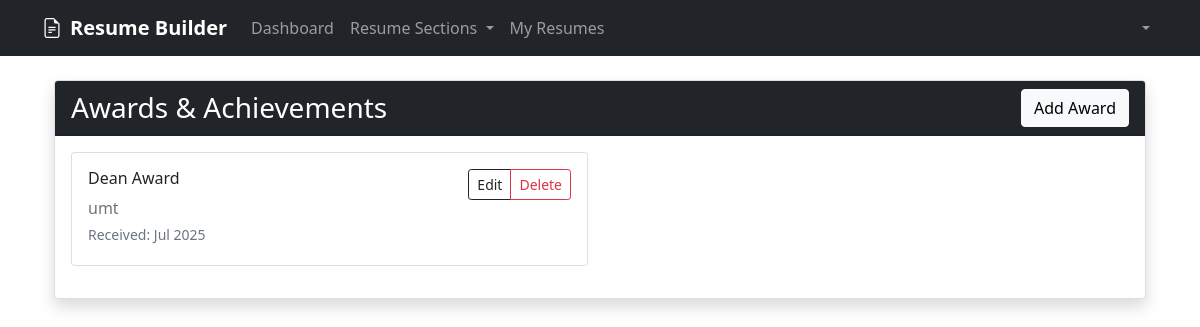
/dashboard/awards/ (signed in), run on the app's committed database.
### resume_builder/models.py (models this page shows, shortened)
class Award(models.Model):
    user = models.ForeignKey(User, on_delete=models.CASCADE)
    title = models.CharField(max_length=200)
    issuing_organization = models.CharField(max_length=200)
    date_received = models.DateField()
    description = models.TextField(blank=True)
    created_at = models.DateTimeField(auto_now_add=True)
    updated_at = models.DateTimeField(auto_now=True)

### resume_builder/views.py (the view)
# urls.py: path('awards/', views.award_list, name='award_list'),
@login_required
def award_list(request):
    check = require_resume(request)
    if check: return check
    awards = Award.objects.filter(user=request.user).order_by('-date_received')
    return render(request, 'resume_builder/award_list.html', {'awards': awards})

### resume_builder/views.py (called while the page is built)
def require_resume(request):
    if not Resume.objects.filter(user=request.user).exists():
        messages.warning(request, 'You must create a resume before adding other information.')
        return redirect('resume_template_select')
    return None

### templates/resume_builder/award_list.html (shortened to what this page needs)
{% extends 'base.html' %}
{% block content %}
<div class="container mt-4">
    <div class="row">
        <div class="col-12">
            <div class="card shadow">
                <div class="card-header bg-dark text-white d-flex justify-content-between align-items-center">
                    <h3 class="mb-0">Awards & Achievements</h3>
                    <a href="{% url 'award_create' %}" class="btn btn-light">Add Award</a>
                </div>
                <div class="card-body">
                    {% if awards %}
                        <div class="row">
                            {% for award in awards %}
                                <div class="col-md-6 mb-3">
                                    <div class="card h-100">
                                        <div class="card-body">
                                            <div class="d-flex justify-content-between align-items-start">
                                                <div class="flex-grow-1">
                                                    <h6 class="card-title">{{ award.title }}</h6>
                                                    <p class="card-text text-muted mb-1">{{ award.issuing_organization }}</p>
                                                    <p class="card-text small text-muted mb-1">
                                                        Received: {{ award.date_received|date:"M Y" }}
                                                    </p>
                                                </div>
                                                <div class="btn-group ms-2" role="group">
                                                    <a href="{% url 'award_update' award.pk %}" class="btn btn-sm btn-outline-dark">Edit</a>
                                                    <a href="{% url 'award_delete' award.pk %}" class="btn btn-sm btn-outline-danger">Delete</a>
                                                </div>
                                            </div>
                                        </div>
                                    </div>
                                </div>
                            {% endfor %}
                        </div>
                    {% else %}
                        <div class="text-center py-4">
                            <h5 class="text-muted">No awards added yet</h5>
                            <p class="text-muted">Add your awards and achievements to highlight your accomplishments.</p>
                            <a href="{% url 'award_create' %}" class="btn btn-dark">Add First Award</a>
                        </div>
                    {% endif %}
                </div>
            </div>
        </div>
    </div>
</div>
{% endblock %}

### data on the page
Award: title "Dean Award", issuing_organization "umt", date_received "Jul 2025"
